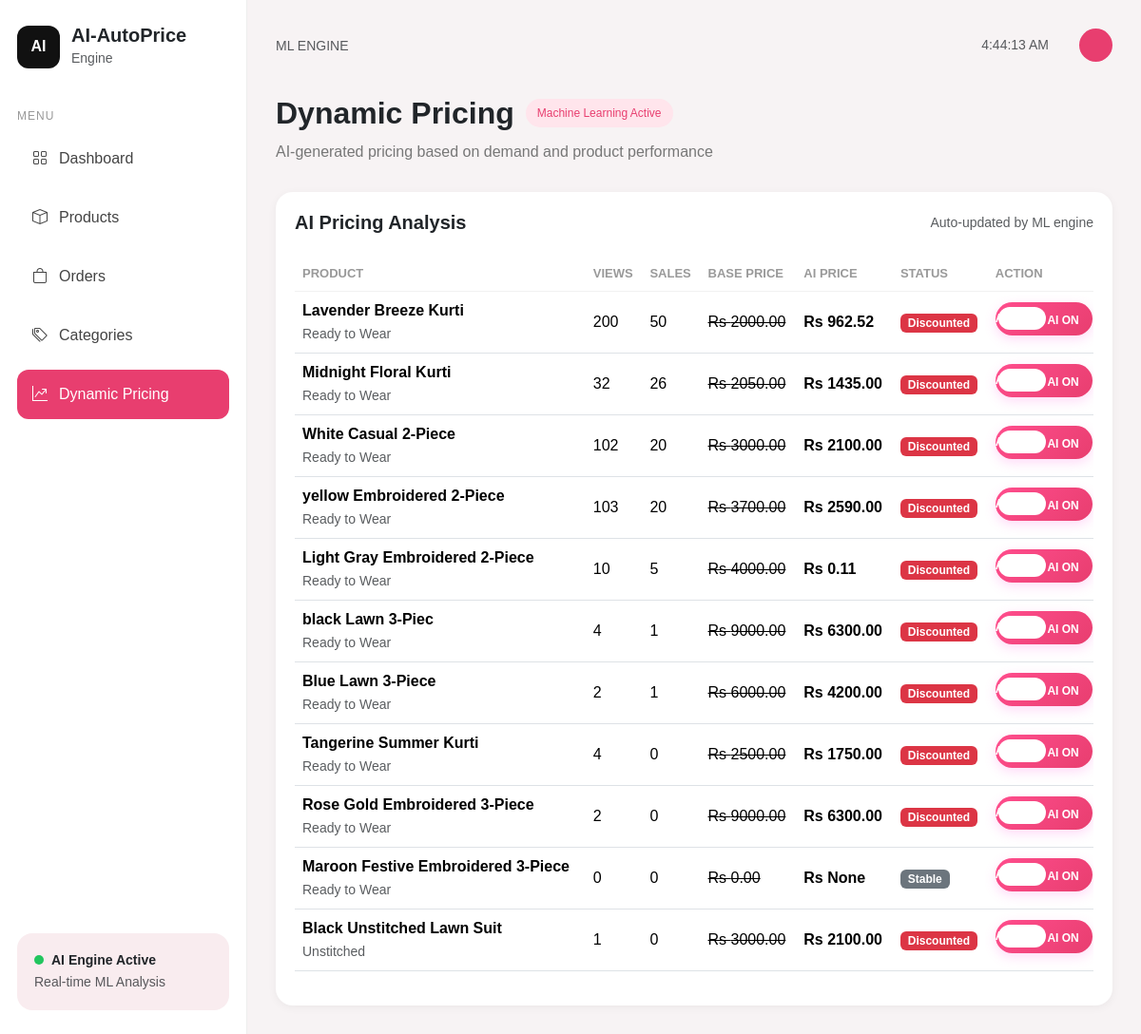
Before: /dynamic-pricing/ with the older database file.
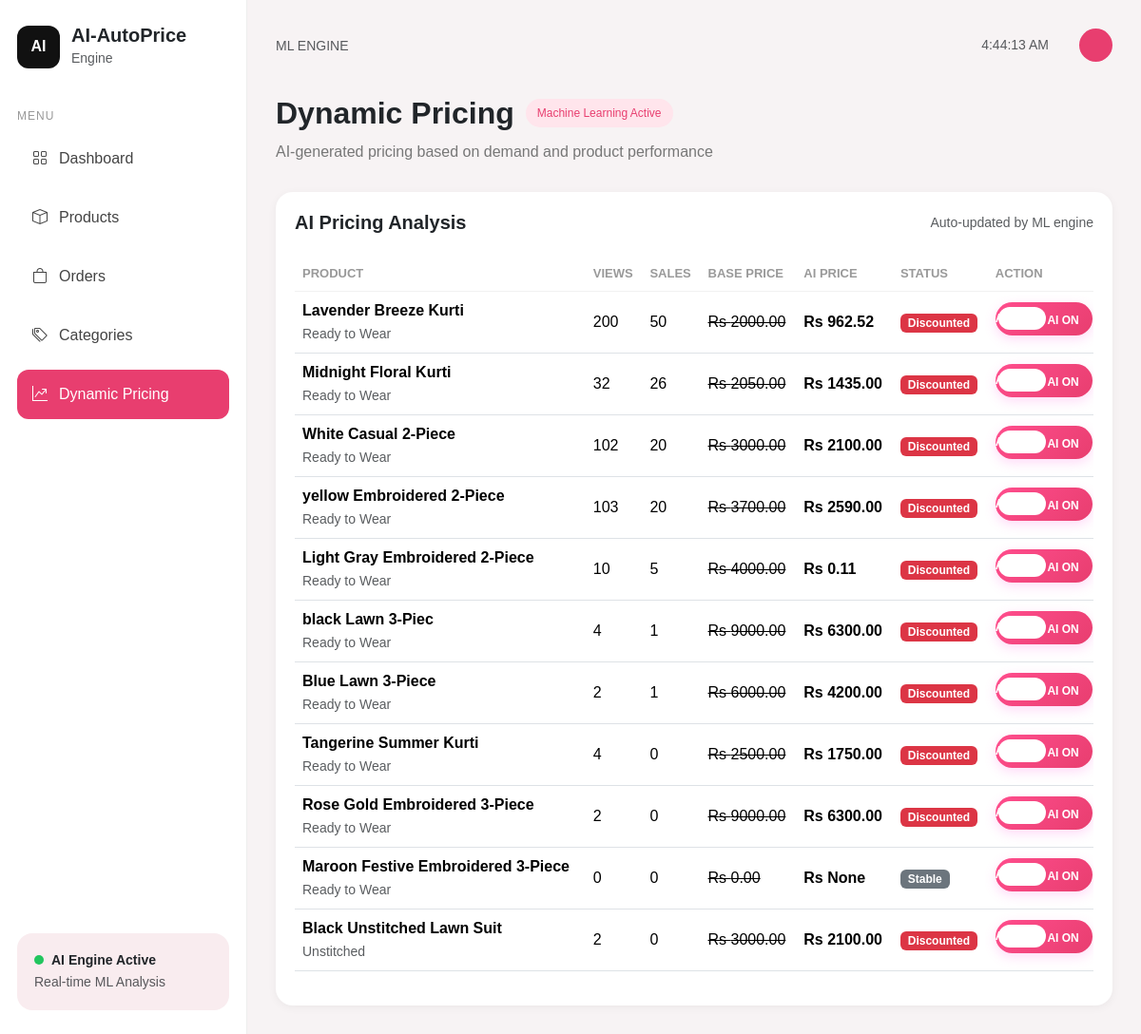
After: the same page with the newer database file.
### dresses/models.py (models this page shows, shortened)
class Product(models.Model):
    category = models.ForeignKey(
        Category,
        on_delete=models.CASCADE,
        related_name='products'
    )
    subcategory = models.ForeignKey(
        SubCategory,
        on_delete=models.CASCADE,
        null=True,
        blank=True
    )
    name = models.CharField(max_length=200)
    slug = models.SlugField(
        unique=True,
        blank=True
    )
    is_unstitched = models.BooleanField(default=False)
    discount_locked = models.BooleanField(default=False)
    description = models.TextField()
    fabric = models.CharField(
        max_length=100,
        blank=True,
        null=True
    )
    stock = models.PositiveIntegerField(default=0)
    price = models.DecimalField(
        max_digits=10,
        decimal_places=2
    )
    base_price = models.DecimalField(
        max_digits=10,
        decimal_places=2,
        default=0.00
    )
    dynamic_price = models.DecimalField(
        max_digits=10,
        decimal_places=2,
        null=True,
        blank=True
    )
    product_views = models.PositiveIntegerField(default=0)
    sales_count = models.PositiveIntegerField(default=0)
    average_rating = models.FloatField(default=0.0)
    season = models.CharField(
        max_length=50,
        default='Night'
    )
    image = models.ImageField(
        upload_to='products/',
        blank=True,
        null=True
    )
    is_featured = models.BooleanField(default=False)
    tag = models.CharField(
        max_length=50,
        blank=True,
        null=True
    )
    sku = models.CharField(max_length=100)
    fabric_details = models.TextField(
        default="Not specified"
    )
    is_recent = models.BooleanField(default=False)
    color = models.CharField(max_length=50)
    created_at = models.DateTimeField(auto_now_add=True)

class Category(models.Model):
    name = models.CharField(max_length=100, unique=True)
    slug = models.SlugField(unique=True)
    image = models.ImageField(upload_to='categories/', blank=True, null=True)

### dresses/views.py (the view)
# urls.py: path('dynamic-pricing/', views.dynamic_pricing, name='dynamic_pricing'),
def dynamic_pricing(request):
    products = Product.objects.all().order_by('-sales_count')
    context = {
        'products': products
    }
    return render(
        request,
        'dashboard/dynamic_pricing.html',
        context
    )

### dresses/templates/dashboard/dynamic_pricing.html (shortened to what this page needs)
{% extends 'dashboard/base_dashboard.html' %}
{% block content %}
<div class="page-heading">
    <h2 class="fw-bold mb-0">
        Dynamic Pricing
    </h2>
    <span class="badge-ai">
        Machine Learning Active
    </span>
</div>
<p class="page-subtitle">
    AI-generated pricing based on demand and product performance
</p>
<div class="custom-table">
    <div class="d-flex justify-content-between align-items-center mb-4">
        <h5 class="fw-bold mb-0">
            AI Pricing Analysis
        </h5>
        <small class="text-muted">
            Auto-updated by ML engine
        </small>
    </div>
    <div class="table-responsive">
        <table class="table align-middle">
            <thead>
                <tr>
                    <th>PRODUCT</th>
                    <th>VIEWS</th>
                    <th>SALES</th>
                    <th>BASE PRICE</th>
                    <th>AI PRICE</th>
                    <th>STATUS</th>
                    <th>ACTION</th>
                </tr>
            </thead>
            <tbody>
                {% for product in products %}
                <tr>
                    <td>
                        <div class="fw-semibold">
                            {{ product.name }}
                        </div>
                        <small class="text-muted">
                            {{ product.category.name }}
                        </small>
                    </td>
                    <td>
                        {{ product.product_views }}
                    </td>
                    <td>
                        {{ product.sales_count }}
                    </td>
                    <td>
                        <del>
                            Rs {{ product.base_price }}
                        </del>
                    </td>
                    <td class="fw-bold">
                        Rs {{ product.dynamic_price }}
                    </td>
                    <td>
                        {% if product.dynamic_price > product.base_price %}
                            <span class="badge bg-success">
                                Increased
                            </span>
                        {% elif product.dynamic_price < product.base_price %}
                            <span class="badge bg-danger">
                                Discounted
                            </span>
                        {% else %}
                            <span class="badge bg-secondary">
                                Stable
                            </span>
                        {% endif %}
                    </td>
<td>
    <form method="POST"
          action="{% url 'toggle_discount_lock' product.id %}">
        <label class="modern-toggle">
            <span class="toggle-ball"></span>
            <span class="toggle-label">
            </span>
        </label>
    </form>
</td>
                </tr>
                {% endfor %}
            </tbody>
        </table>
    </div>
</div>
{% endblock %}

### dresses/templates/dashboard/base_dashboard.html (shortened to what this page needs)
{% load static %}
<!DOCTYPE html>
<html lang="en">
<head>
    <link href="https://cdn.jsdelivr.net/npm/bootstrap@5.3.3/dist/css/bootstrap.min.css" rel="stylesheet">
    <link rel="stylesheet"
          href="https://cdn.jsdelivr.net/npm/bootstrap-icons@1.11.3/font/bootstrap-icons.min.css">
    <link rel="stylesheet" href="{% static 'css/dashboard.css' %}">
</head>
<body>
<div class="dashboard-wrapper">
    <div class="sidebar">
        <div>
            <div class="logo-area">
                <div class="logo-box">
                    AI
                </div>
                <div>
                    <h5 class="mb-0 fw-bold">AI-AutoPrice</h5>
                    <small class="text-muted">Engine</small>
                </div>
            </div>
<div class="menu-section">
    <small class="menu-title">MENU</small>
    <a href="{% url 'ai_dashboard' %}"
       class="menu-item {% if request.resolver_match.url_name == 'ai_dashboard' %}active-menu{% endif %}">
        <i class="bi bi-grid"></i>
        Dashboard
    </a>
    <a href="{% url 'products_dashboard' %}"
       class="menu-item {% if request.resolver_match.url_name == 'products_dashboard' %}active-menu{% endif %}">
        <i class="bi bi-box"></i>
        Products
    </a>
    <a href="{% url 'orders_dashboard' %}"
       class="menu-item {% if request.resolver_match.url_name == 'orders_dashboard' %}active-menu{% endif %}">
        <i class="bi bi-bag"></i>
        Orders
    </a>
    <a href="{% url 'categories_dashboard' %}"
       class="menu-item {% if request.resolver_match.url_name == 'categories_dashboard' %}active-menu{% endif %}">
        <i class="bi bi-tags"></i>
        Categories
    </a>
    <a href="{% url 'dynamic_pricing' %}"
       class="menu-item {% if request.resolver_match.url_name == 'dynamic_pricing' %}active-menu{% endif %}">
        <i class="bi bi-graph-up-arrow"></i>
        Dynamic Pricing
    </a>
</div>
        </div>
        <div class="ai-status-card">
            <div class="d-flex align-items-center gap-2">
                <div class="status-dot"></div>
                <small class="fw-semibold">
                    AI Engine Active
                </small>
            </div>
            <small class="text-muted">
                Real-time ML Analysis
            </small>
        </div>
    </div>
    <div class="main-content">
<div class="topbar">
    <div>
        <small class="text-muted">
            ML ENGINE
        </small>
    </div>
    <div class="d-flex align-items-center gap-3">
        <small class="text-muted" id="live-time">
        </small>
        <div class="profile-circle">
        </div>
    </div>
</div>
        {% block content %}
        {% endblock %}
    </div>
</div>
</body>
</html>

### dresses/static/css/dashboard.css (style rules this page uses)
* { margin:0; padding:0; box-sizing:border-box; }
body { background:#f7f3f4; font-family:Arial, sans-serif; }
.dashboard-wrapper { display:flex; min-height:100vh; }
.sidebar { width:260px; background:white; padding:25px 18px; display:flex; flex-direction:column; justify-content:space-between; border-right:1px solid #eee; }
.logo-area { display:flex; align-items:center; gap:12px; margin-bottom:40px; }
.logo-box { width:45px; height:45px; background:#111; color:white; display:flex; align-items:center; justify-content:center; border-radius:12px; font-weight:bold; }
.menu-title { color:#999; font-size:12px; letter-spacing:1px; }
.menu-section { display:flex; flex-direction:column; gap:10px; }
.menu-item { text-decoration:none; color:#444; padding:14px 16px; border-radius:12px; display:flex; align-items:center; gap:12px; transition:0.3s; font-weight:500; }
.active-menu { background:#e83e6f; color:white !important; }
.ai-status-card { background:#f9ecef; border-radius:16px; padding:18px; }
.status-dot { width:10px; height:10px; background:#22c55e; border-radius:50%; }
.main-content { flex:1; padding:30px; }
.topbar { display:flex; justify-content:space-between; align-items:center; margin-bottom:35px; }
.profile-circle { width:35px; height:35px; border-radius:50%; background:#e83e6f; color:white; display:flex; align-items:center; justify-content:center; font-weight:bold; }
.page-heading { display:flex; align-items:center; gap:12px; margin-bottom:10px; }
.badge-ai { background:#ffe5ec; color:#e83e6f; padding:6px 12px; border-radius:20px; font-size:12px; }
.page-subtitle { color:#777; margin-bottom:30px; }
.custom-table { background:white; border-radius:18px; padding:20px; box-shadow:0 2px 10px rgba(0,0,0,0.05); }
.table th { color:#999; font-size:13px; border:none; }
.table td { vertical-align:middle; border-top:1px solid #f1f1f1; }
.modern-toggle { position: relative; width: 92px; height: 34px; display: inline-flex; align-items: center; cursor: pointer; }
.toggle-ball { position: absolute; left: 3px; width: 50px; height: 24px; background: white; border-radius: 30px; transition: 0.4s; z-index: 2; }
.toggle-label::after { content: "AI ON"; position: absolute; right: 4px; top: 2px; color: white; }
.toggle-label { position: absolute; width: 100%; z-index: 3; color: #ffffff; font-size: 12px; font-weight: 700; pointer-events: none; }

Changed rows visible on the page:
changed Product "Black Unstitched Lawn Suit": product_views "1" → "2"
